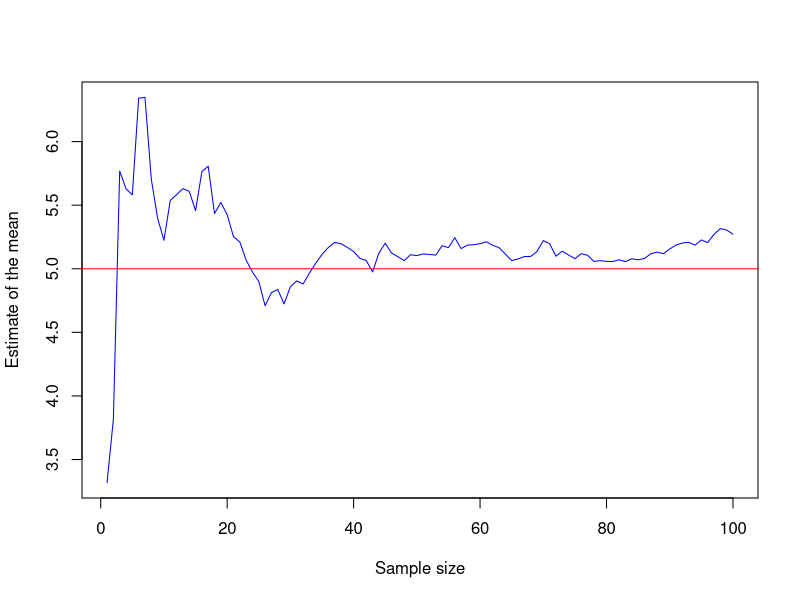
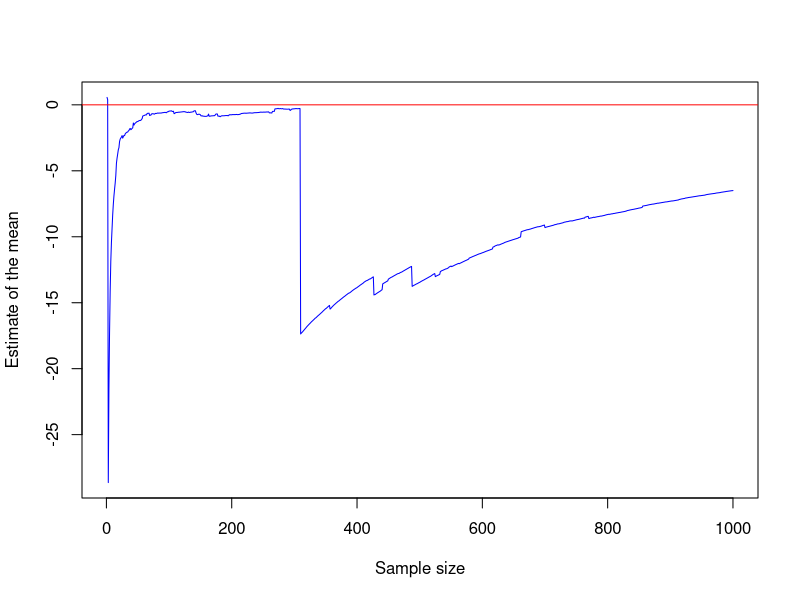

Generate these figures, in order, with R:
rm(list = ls())

# Set seed for reproducibility
set.seed(123)

##question 1a 

# Define parameters
mu <- 5
sigma <- 3
n <- 100

# Generate data
x <- rnorm(n, mean = mu, sd = sigma)

# Compute estimates of the mean with the first 1, ..., n draws
estimates <- cumsum(x) / seq_along(x)

# Plot estimates
plot(estimates, type = "l", col = "blue", xlab = "Sample size", ylab = "Estimate of the mean")

# Add true mean as a horizontal line
abline(h = mu, col = "red")

##question 1b

# set seed
set.seed(123)

# Define parameters

mu <- 0
sigma <- 1
n <- 1000

# Generate two random samples from a standard normal distribution
x <- rnorm(n, mean = mu, sd = sigma)
y <- rnorm(n, mean = mu, sd = sigma)

# Convert the standard normal samples to a Cauchy distribution with scale one
z <- x / y

# Compute estimates of the mean with the first 1, ..., n draws
estimates <- cumsum(z) / seq_along(z)

# Plot estimates
plot(estimates, type = "l", col = "blue", xlab = "Sample size", ylab = "Estimate of the mean")

# Add true mean as a horizontal line
abline(h = mu, col = "red")

# Question 3

simulate_data <- function(n, k, alpha, beta, sigma) {
  X <- matrix(rnorm(n * k, mean = 0, sd = 1), n, k)
  epsilon <- rnorm(n, mean = 0, sd = sigma)
  y <- alpha + X %*% beta + epsilon
  return(list(X = X, y = y))
}



